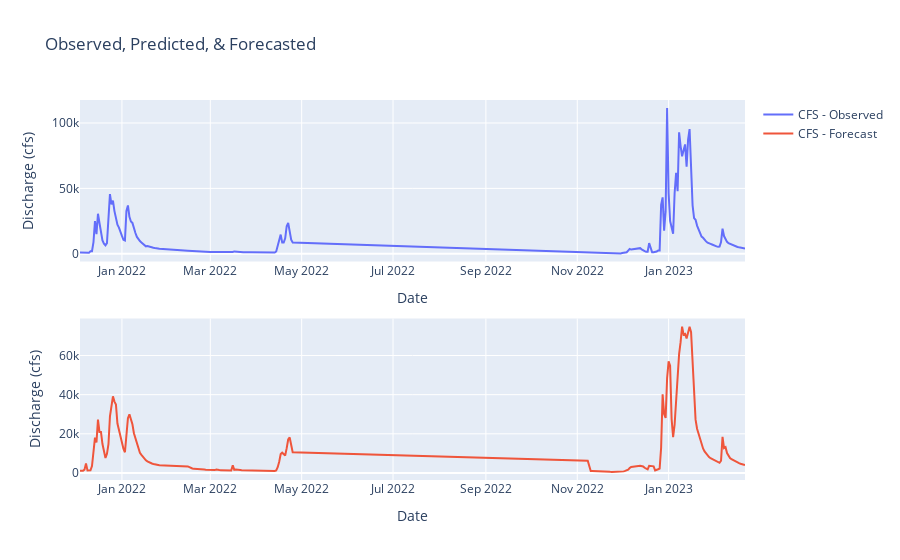

The code cell stored with this chart in its notebook:
### Code cell
import numpy as np
import pandas as pd
import datetime as dt
import seaborn as sns
import plotly.express as px
import matplotlib.pyplot as plt
import plotly.graph_objects as go
from plotly.subplots import make_subplots
from scipy.signal import find_peaks
from statsmodels.tsa.stattools import adfuller
from statsmodels.tsa.seasonal import seasonal_decompose
from statsmodels.graphics.tsaplots import plot_acf,plot_pacf
from statsmodels.tsa.arima.model import ARIMA
from statsmodels.tsa.statespace.sarimax import SARIMAX

# Load data tables
Refer = pd.read_csv('C:/Users/Scott/Desktop/Projects/River_Data/RiverReferenceTable.csv')
Discharge = pd.read_csv('C:/Users/Scott/Desktop/Projects/River_Data/Ingestion/CurrentWater.csv')
Precip = pd.read_csv('C:/Users/Scott/Desktop/Projects/River_Data/Ingestion/CurrentPrecip.csv')
forecast_precip = pd.read_csv('C:/Users/Scott/Desktop/Projects/River_Data/Ingestion/NewWeatherForecast.csv')
# Standardize Date and River Name
Discharge['Date'] = pd.to_datetime(Discharge.DateTime).dt.date
Discharge['CFS'] = Discharge['Value']

####Discharge
#Join river data with reference data
Discharge = Discharge.set_index('Name').join(Refer.set_index('USGS Name')).reset_index()[[
    'Date','CFS','Name','RiverName','FishType']]

# Create Avg Daily Discharge
Avg_Discharge = Discharge.groupby(['Date','Name','RiverName','FishType']).mean().reset_index()
Avg_Discharge['Date_Name'] = Avg_Discharge.Date.astype('str')+'_'+Avg_Discharge.Name
# Remove incorrect data
Avg_Discharge = Avg_Discharge.loc[Avg_Discharge.CFS>0]

####Precipitiation
# Standardize Date
Precip['Date'] = pd.to_datetime(Precip.Date).dt.date

#Join river data with reference data
Precip = Precip.set_index('Name').join(Refer.set_index('Name')).reset_index()[[
    'Date','Precip','Name','RiverName','FishType']]

# Create Primary Key
Precip['Date_Name'] = Precip.Date.astype('str')+'_'+Precip.Name

# Create Avg Daily Precip
Precip = Precip[['Date_Name','Date','Name','Precip']].groupby(['Date','Name','Date_Name']).mean().reset_index()

#Join river data with precip data
Rivers_Flow_Rain = Avg_Discharge.set_index('Date_Name').join(Precip[['Date_Name','Precip']].set_index('Date_Name'))

#Fill precip nulls with 0
Rivers_Flow_Rain['Precip'] = Rivers_Flow_Rain.Precip.fillna(0)

# Rename completed dataframe
full = Rivers_Flow_Rain.loc[Rivers_Flow_Rain.Precip.isnull()==False]

Rivers = []
for river in full.Name.unique():
    df = full.loc[full.Name == river]
    df.reset_index(inplace=True)
    # df = df.drop(columns='index')

    # Create column for slope of discharge
    df['CFS_Slope'] = df.CFS.diff()

    # Retrieve values of Slope
    SlopeValues = df.CFS_Slope.values

    # Define the threshold for what is a good day for fishing
    #       - slope between day CFS values must be at least 1 STD from the mean 
    border = df.CFS_Slope.mean()+(df.CFS_Slope.std()/2)

    # Define troughs that are below the threshold
    peaks, _ = find_peaks(-SlopeValues, height=border)

    # Logic to build the best day flag
    #       - if the value is a trough point or has a negative low and is above 1 STD from the mean then also consider a good day 
    bestdays = []
    for i in range(len(df.CFS)):
        if i in peaks:
            x = 1
        elif (df.CFS_Slope[i]<0) & (df.CFS[i]>=border):
            x = 1
        else: x = 0
        bestdays.append(x)
    df['BestDays'] = bestdays
    Rivers.append(df)

Rivers_Flow = pd.concat(Rivers)

# Reduce data to Eel River only
new_river = Rivers_Flow.loc[Rivers_Flow['Name']=='Eel River Scotia']
new_river.reset_index(inplace=True)
new_river = new_river .drop(columns='index')
new_river['Precip_Shift'] = new_river.Precip.shift(1)

new_river['CFS_Rolling'] = new_river.CFS.rolling(window=3,min_periods=1).mean()
new_river['CFS_Slope_Rolling'] = new_river.CFS.rolling(window=3,min_periods=1).mean()
new_river['CFS_Rolling30'] = new_river.CFS.rolling(window=30,min_periods=1).mean()
new_river['new_variable'] = np.abs(new_river.CFS) - new_river.CFS_Rolling30

model = SARIMAX(new_river.CFS[1:],exog=new_river[['Precip_Shift','CFS_Rolling']].dropna(0),order=(0,1,0))
model_fit = model.fit()

length = len(new_river.CFS)
forecast = model_fit.forecast(length,exog=new_river[['Precip_Shift','CFS_Rolling']].fillna(0))

# Create figure with secondary y-axis
fig = make_subplots(rows=2,cols=1)
# Add traces
fig.add_trace(
    go.Scatter(x=new_river.Date, y=new_river.CFS, name="CFS - Observed"),
    secondary_y=False,row=1,col=1)
# fig.add_trace(
#     go.Scatter(x=new_river.Date, y=predict, name="CFS - Predicted"),
#     secondary_y=False,row=2,col=1)
fig.add_trace(
    go.Scatter(x=new_river.Date, y=forecast, name="CFS - Forecast"),
    secondary_y=False,row=2,col=1)

# Add figure title
fig.update_layout(
    title_text="Observed, Predicted, & Forecasted ")
# Set x-axis title
fig.update_xaxes(title_text="Date")
# Set y-axes titles
fig.update_yaxes(title_text="Discharge (cfs)", secondary_y=False)
fig.update_yaxes(title_text="Precip (mm)", secondary_y=True)
fig.show()

### Figure 1 — Plotly figure (JSON) as saved in the notebook; plotly's stock layout.template omitted (floating-point values rounded to 4 significant figures; data arrays with more than 128 entries replaced by an {"elided": "..."} marker saying what was removed)
{"data": [{"name": "CFS - Observed", "type": "scatter", "x": {"elided": "224 str values"}, "xaxis": "x", "y": {"elided": "224 float values"}, "yaxis": "y"}, {"name": "CFS - Forecast", "type": "scatter", "x": {"elided": "224 str values"}, "xaxis": "x2", "y": {"elided": "224 float values"}, "yaxis": "y2"}], "layout": {"title": {"text": "Observed, Predicted, & Forecasted "}, "xaxis": {"anchor": "y", "domain": [0, 1], "title": {"text": "Date"}}, "xaxis2": {"anchor": "y2", "domain": [0, 1], "title": {"text": "Date"}}, "yaxis": {"anchor": "x", "domain": [0.575, 1], "title": {"text": "Discharge (cfs)"}}, "yaxis2": {"anchor": "x2", "domain": [0, 0.425], "title": {"text": "Discharge (cfs)"}}}}
